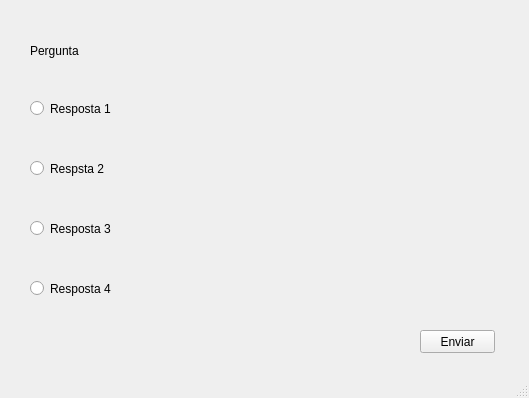
<?xml version="1.0" encoding="UTF-8"?>
<ui version="4.0">
 <class>MainWindow</class>
 <widget class="QMainWindow" name="MainWindow">
  <property name="geometry">
   <rect>
    <x>0</x>
    <y>0</y>
    <width>529</width>
    <height>398</height>
   </rect>
  </property>
  <property name="windowTitle">
   <string>Show do Mamao</string>
  </property>
  <widget class="QWidget" name="centralwidget">
   <widget class="QLabel" name="labelPergunta">
    <property name="geometry">
     <rect>
      <x>30</x>
      <y>30</y>
      <width>461</width>
      <height>41</height>
     </rect>
    </property>
    <property name="text">
     <string>Pergunta</string>
    </property>
   </widget>
   <widget class="QRadioButton" name="buttonResposta1">
    <property name="geometry">
     <rect>
      <x>30</x>
      <y>100</y>
      <width>341</width>
      <height>17</height>
     </rect>
    </property>
    <property name="text">
     <string>Resposta 1</string>
    </property>
   </widget>
   <widget class="QRadioButton" name="buttonResposta2">
    <property name="geometry">
     <rect>
      <x>30</x>
      <y>160</y>
      <width>401</width>
      <height>17</height>
     </rect>
    </property>
    <property name="text">
     <string>Respsta 2</string>
    </property>
   </widget>
   <widget class="QRadioButton" name="buttonResposta3">
    <property name="geometry">
     <rect>
      <x>30</x>
      <y>220</y>
      <width>431</width>
      <height>17</height>
     </rect>
    </property>
    <property name="text">
     <string>Resposta 3</string>
    </property>
   </widget>
   <widget class="QRadioButton" name="buttonResposta4">
    <property name="geometry">
     <rect>
      <x>30</x>
      <y>280</y>
      <width>451</width>
      <height>17</height>
     </rect>
    </property>
    <property name="text">
     <string>Resposta 4</string>
    </property>
   </widget>
   <widget class="QPushButton" name="botaoEnviar">
    <property name="geometry">
     <rect>
      <x>420</x>
      <y>330</y>
      <width>75</width>
      <height>23</height>
     </rect>
    </property>
    <property name="text">
     <string>Enviar</string>
    </property>
   </widget>
  </widget>
  <widget class="QMenuBar" name="menubar">
   <property name="geometry">
    <rect>
     <x>0</x>
     <y>0</y>
     <width>529</width>
     <height>21</height>
    </rect>
   </property>
  </widget>
  <widget class="QStatusBar" name="statusbar"/>
 </widget>
 <resources/>
 <connections/>
</ui>
